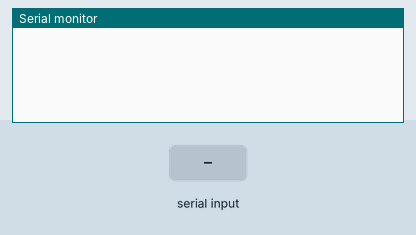
Recording of a sketch running on a simulated Arduino Leonardo, built with avr-gcc and run on an emulated ATmega32U4. On the bench: the last lines printed to the serial monitor. The test bench sets the inputs (shaded band). USB keyboard and mouse output is not drawn.

Above: at 1.2 s.
1.3 s: "1\n" received over the second serial link
At 1.9 s:
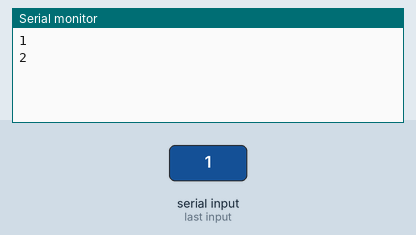
2.8 s: "0\n" received over the second serial link
At 4.2 s:
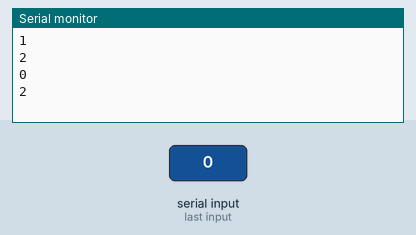
Timing chart, 0 to 5.8 s (numbered marks = the images above; inputs shaded):
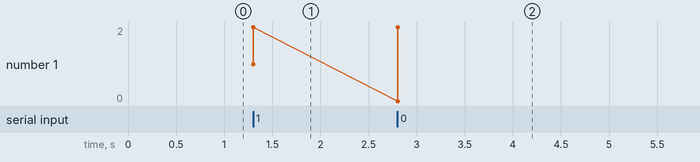

The sketch:

arduino_leonardo.ino
```cpp
#include<string.h>
#include<Keyboard.h>
String codigo_rfid="";
char car;
void setup() {
  // put your setup code here, to run once:
  Keyboard.begin();
  Serial1.begin(9600);
  while(!Serial){
    ;
    }
}

void loop() {
  // put your main code here, to run repeatedly:
  if(Serial1.available()>0){
      car = Serial1.read();
      codigo_rfid += String(car);
      if(car == '\n'){
        procesarCodigo();
      }
    }


}

void procesarCodigo(){
   Serial.print(codigo_rfid);
   Serial.println(codigo_rfid.length());
   if(codigo_rfid =="10115522582\r\n"){
      Serial.println("Hola Ernesto");
   }
   if(codigo_rfid.equals("24542120185\r\n")){
      Serial.println("Hola Hugo");
      Keyboard.print("hugo\n");
      delay(500);
      Keyboard.print("**********\n");
   }
   if(codigo_rfid == "11712417446\r\n"){
      Serial.println("Hola Rafo");
   }
   codigo_rfid="";
}
```

Measured:
- after the input at 1.3 s, the serial monitor: prints a new line at once (image 1)
- after the input at 2.8 s, the serial monitor: prints a new line at once (image 2)
